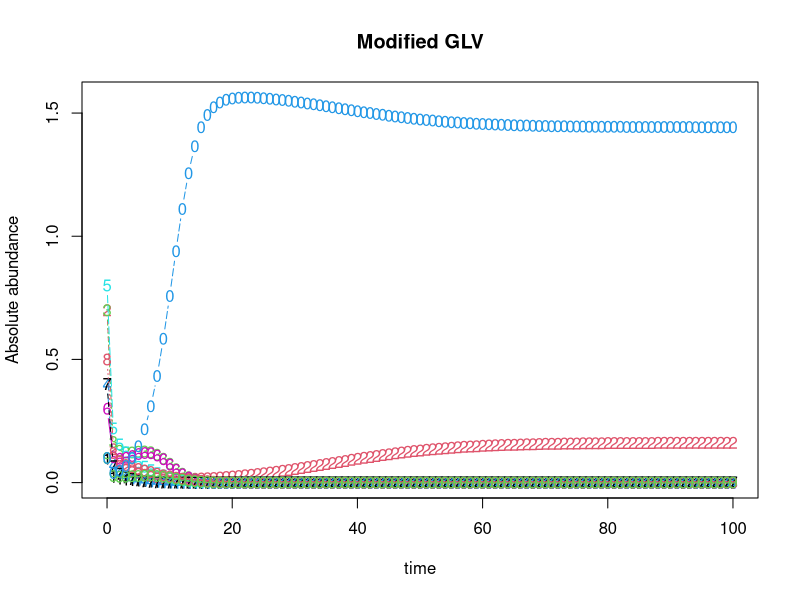
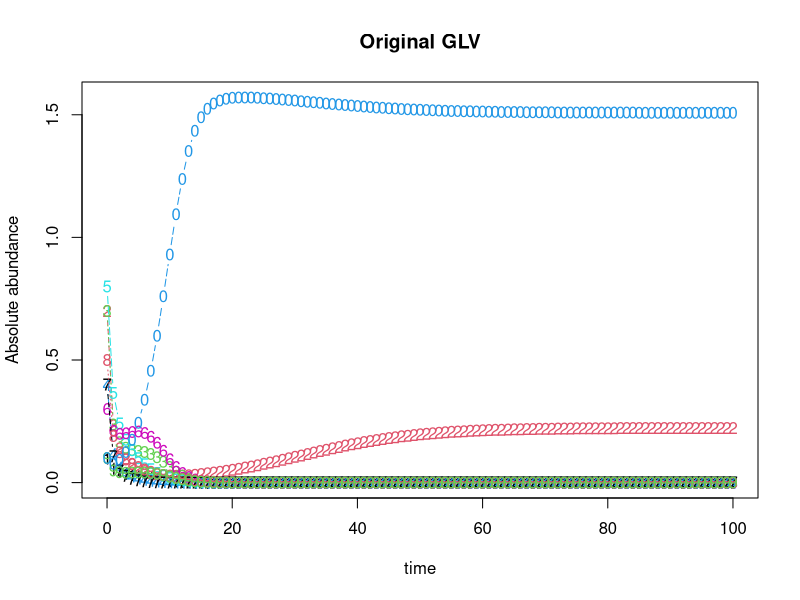

The R script that drew these images, in order:
library(deSolve)

#Define GLV with varying coefficient
#
glv <- function(t, x, params){
  with(as.list(params, c(x)),{
    dx <- alpha*x + x*(c0%*%x)+x*t(t(x)%*%(cbind(l[[1]]%*%x,l[[2]]%*%x,l[[3]]%*%x,
                                             l[[4]]%*%x,l[[5]]%*%x,l[[6]]%*%x,
                                             l[[7]]%*%x,l[[8]]%*%x,l[[9]]%*%x,l[[10]]%*%x)))
    list(dx)
  })
}
#glv1 as original GLV
#c0 is beta
glv1 <- function(t, x, params){
  with(as.list(params, c(x)),{
    dx <- alpha*x + x*(c0%*%x)
    list(dx)
  })
}


#Define integration method
n.integrate <- function(time, init.x, model, params){
  as.data.frame(lsoda(init.x, time, model, params))
}


#Define community size
N <- 10

#Define species intrinsic growth rate
alpha <- runif(N)

#Define the constant in species-species interation coefficient
c0 <- matrix(runif(N*N, min = -1, max = 0),nrow = N)
#Set species self interation to -0.5
for (i in 1:N) {
  for (j in 1:N) {
    if (i == j) {
      c0[i,j] <-  -0.5
    }
  }
}

#Define coefficient of linear term in species-species interation coefficient
ck <- runif(N*N, min = -1, max = 0.2)
ck <- matrix(ck, nrow = N)
#Modify ck where k == j
for (i in 1:N) {
  for (j in 1:N) {
    if (i==j) {
      ck[i,j] <- 0
    }
  }
}
#Modify ck where k == i
temp <- ck
temp[,1] <- 0
l <- list()
l[[1]] <- temp
for (i in 2:N) {
  temp1 <- ck
  temp1[,i] <- 0
  l[[i]] <- temp1
}

#Define initial abundance between 0.1 and 1, to 1 decimal place
init.x <- floor(runif(N, min = 1, max = 10))/10

#Solve the ode
dat <- n.integrate(0:100, init.x, glv, list(alpha=alpha, c0=c0, l=l))
dat1 <- n.integrate(0:100, init.x, glv1, list(alpha=alpha, c0=c0))
#Plot

matplot(x=dat$time, y=dat[,-1], typ='b', xlab='time', ylab='Absolute abundance', main='Modified GLV')
matplot(x=dat1$time, y=dat1[,-1], typ='b', xlab='time', ylab='Absolute abundance', main='Original GLV')



###############################################################################
#Generate 2^N communities where species in each community (max possible N) are present or absent
###############################################################################

#Generate boolean mask of 2^N x N matrix
repeatBinaryNTimes <- rep(list(c(0,1)),N)
mask <- expand.grid(repeatBinaryNTimes)

#Loop through 2^N to apply each row in mask to initial abundance, solve ode, and retrieve final abundance
SSMatrix <- as.data.frame(matrix(nrow = 2^N, ncol = N))
colnm <- c(1:10)
colnames(SSMatrix) <- colnm
for (i in 1:2^N) {
  init <- init.x*mask[i,]
  init <- as.numeric(init)
  dat <- n.integrate(0:10, init, glv, list(alpha=alpha, c0=c0, l=l))
  SSMatrix[i,] <- dat[nrow(dat),2:(N+1)]
}


###############################################################################
#Machine learning
###############################################################################
# library(randomForest)
# for(i in 1:10){
#   dead <- which(mask[,i] == 0)
#   final <- SSMatrix[-dead,i]
#   mod <- randomForest(final ~., mask[-dead,])
#   plot(mod$y,mod$predicted,main=i)
# }
